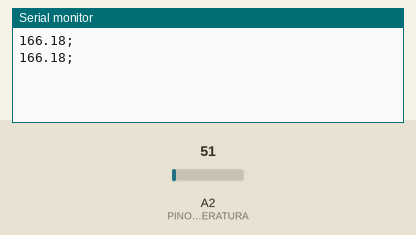
Simulated run of this sketch. Board: Arduino Uno, built with avr-gcc and run on an emulated ATmega328P. Shown: the last lines printed to the serial monitor. The inputs (shaded band) are chosen by the test bench; at power-on: A2 (PINO_SENSOR_TEMPERATURA) = 51.

Above: at 2.8 s.
2.9 s: A2 (PINO_SENSOR_TEMPERATURA) set to 61
At 4.3 s:
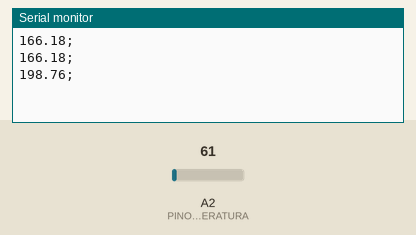
5.6 s: A2 (PINO_SENSOR_TEMPERATURA) set to 71
At 7.0 s:
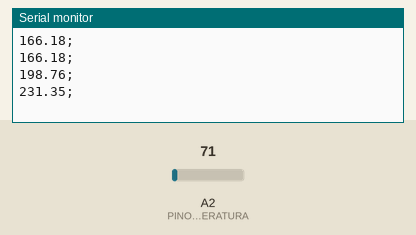
Timing chart, 0 to 8.6 s (numbered marks = the images above; inputs shaded):
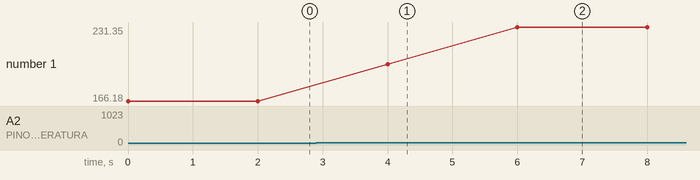

Measured:
- after the input at 2.9 s, the serial monitor: prints a new line after 1.1 s (image 1)
- after the input at 5.6 s, the serial monitor: prints a new line after 0.40 s (image 2)
- plotted number 1: 166.18 → 198.76 after the input at 2.9 s, 198.76 → 231.35 after the input at 5.6 s

The sketch:

codigo.ino
```cpp
const int PINO_SENSOR_TEMPERATURA = A2; // PORTA DE ENTRADA ANALÓGICA DO ARDUINO (RECEBER OS DADOS DO SENSOR)
const int TEMP_MAXIMA = 160; // constante para guardar o max temperatura ideal

float temperaturaAdaptada; // variavel que vai guardar a temperatura adaptada para testes
float temperaturaCelsius; // variavel que vai guardar a temperatura real que virá do sensor

void setup() { //  periodo que ele vai atualizar
  Serial.begin(9600); // Configura a taxa de bits por segundo (comunicar o arduino com o programa, a cada 9600 bits entra um dado
}

void loop(){
  int valorLeitura = analogRead (PINO_SENSOR_TEMPERATURA); // Coletar o valor da entrada analoga (A2) do arduino temperaturaCelsius
  temperaturaCelsius = (valorLeitura * 5.0 / 1023.0) / 0.01; // Converter essa info na temperatura em graus Celsius  0.002
  temperaturaAdaptada = (valorLeitura * 5.0 / 1023.0) / 0.0015; // Converter essa info na temperatura em graus Celsius  0.002

  // Serial.print(temperaturaCelsius);// Print da temperatura na tela
  Serial.print(temperaturaAdaptada); // Print da temperatura na tela
  Serial.println(";"); // Print da temperatura na tela

  delay(2000); // tempo até executar a função de loop novamente
}
```
